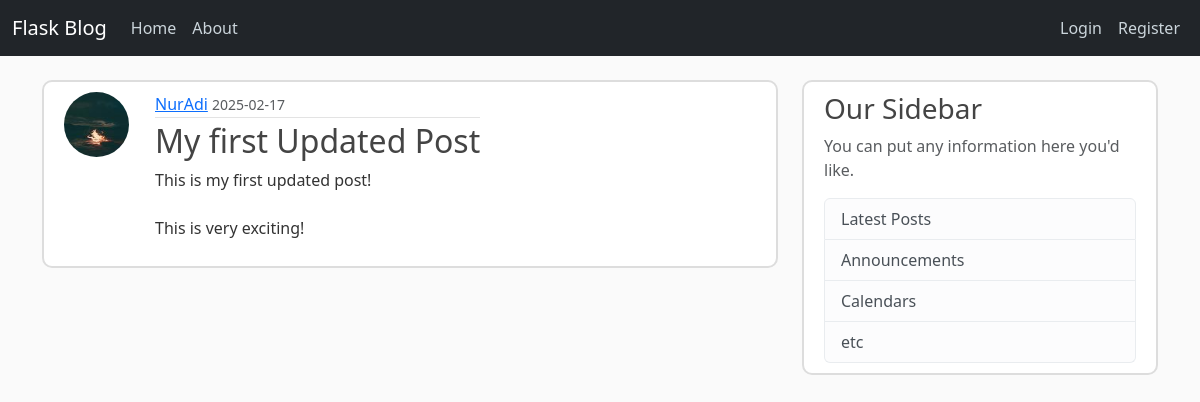
Before: /post/1 with the older database file.
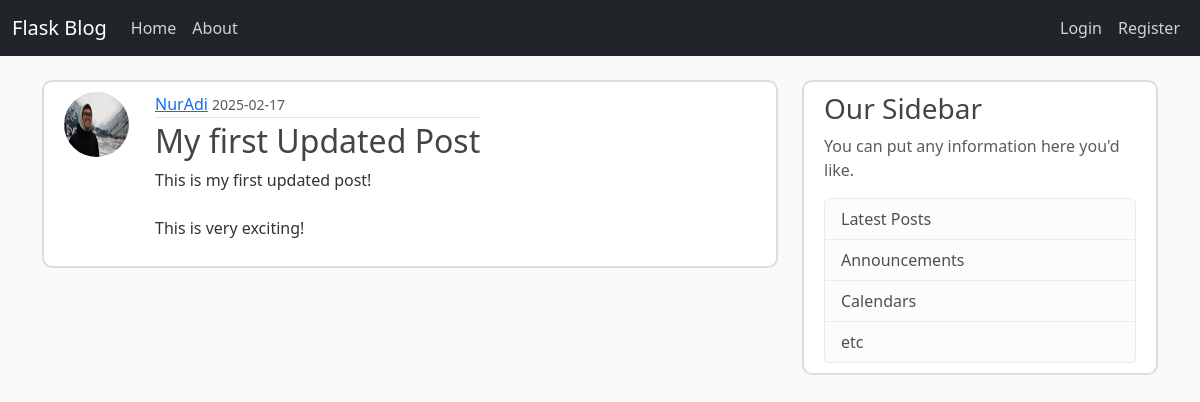
After: the same page with the newer database file.
### flaskblog/models.py (models this page shows, shortened)
class User(db.Model, UserMixin):
    id = db.Column(db.Integer, primary_key=True)
    username = db.Column(db.String(20), unique=True, nullable=False)
    email = db.Column(db.String(120), unique=True, nullable=False)
    image_file = db.Column(db.String(20), nullable=False, default='default.jpg')
    password = db.Column(db.String(60), nullable=False)
    posts = db.relationship('Post', backref='author', lazy=True)

### flaskblog/posts/routes.py (the view)
@posts.route('/post/<int:post_id>')
def post(post_id):
    post = Post.query.get_or_404(post_id)
    return render_template('post.html', title=post.title, post=post)

### flaskblog/templates/post.html (shortened to what this page needs)
{% extends 'layout.html' %}
{% block content %}
    <article class="media content-section">
      <img class="rounded-circle article-img" src="{{ url_for('static', filename='profile_pics/' + post.author.image_file) }}">
      <div class="media-body">
        <div class="article-metadata">
          <a class="mr-2" href="{{ url_for('users.user_posts', username=post.author.username) }}">{{ post.author.username }}</a>
          <small class="text-muted">{{ post.date_posted.strftime('%Y-%m-%d') }}</small>
        </div>
        <h2 class="article-title">{{ post.title }}</h2>
        <p class="article-content">{{ post.content }}</p>
      </div>
    </article>
{% endblock content %}

Changed rows visible on the page:
changed User "NurAdi": image_file: a different picture
